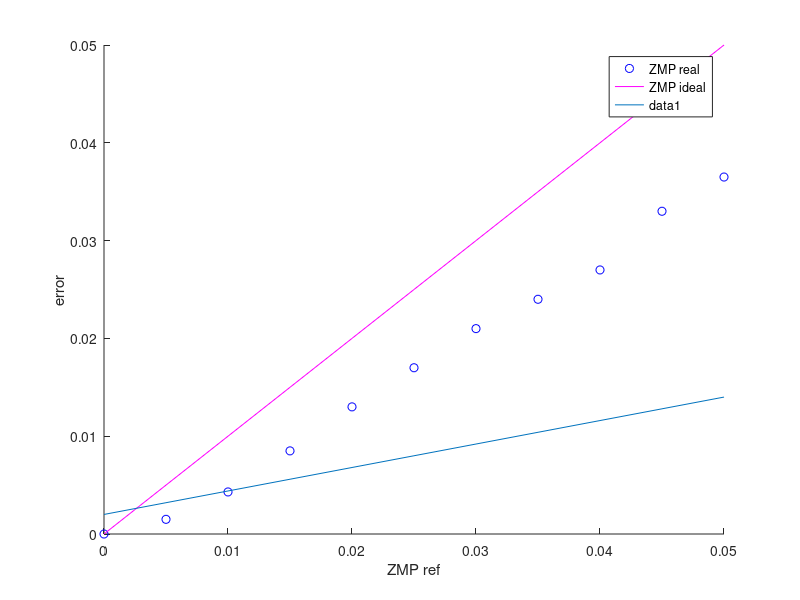
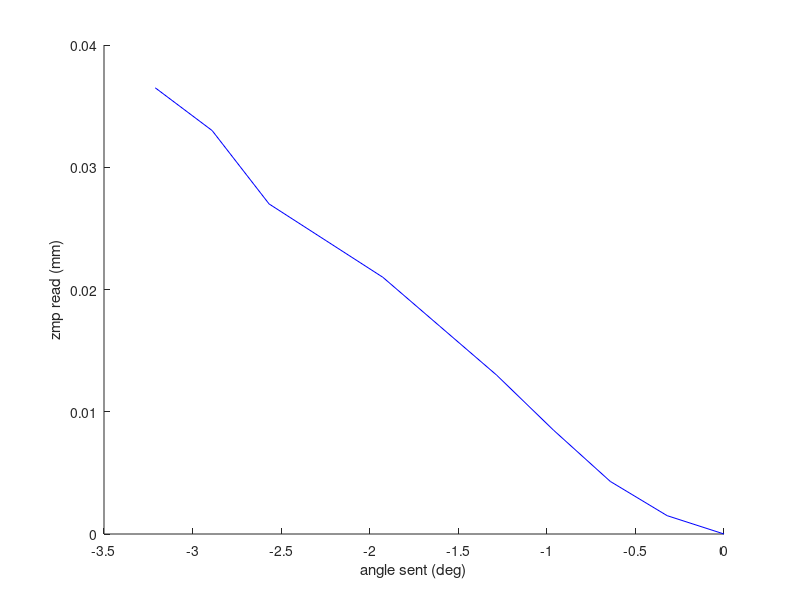
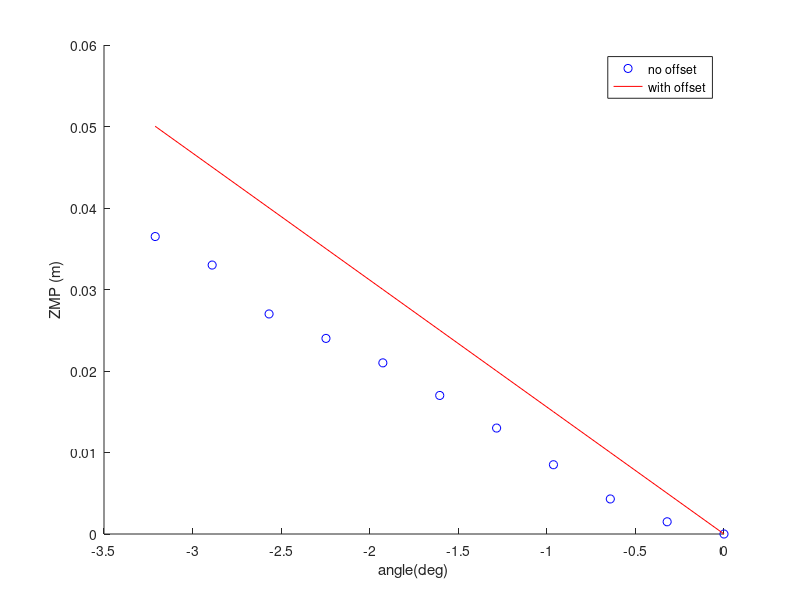
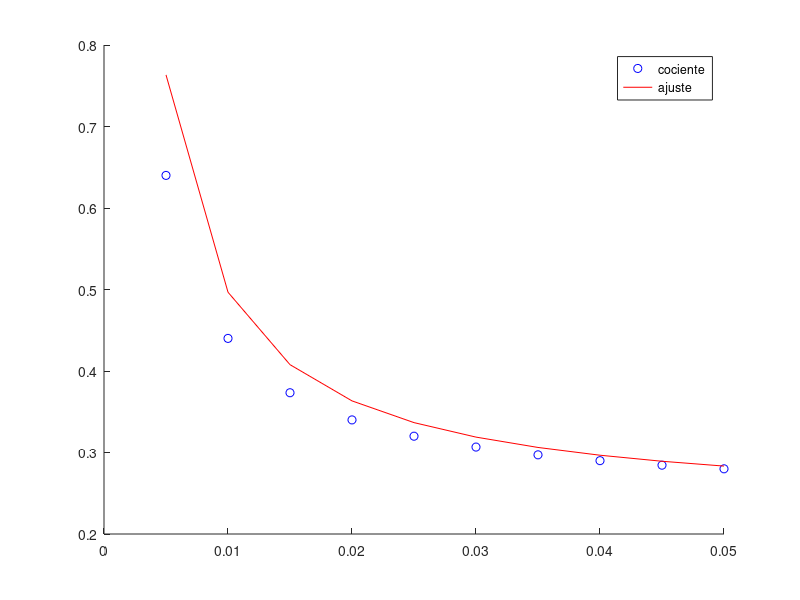

MATLAB code for these plots, in order: (Note: this script raises an error after producing the figures.)
% Data (measures in metres)
zmptest1 = [0 0.0015 0.0043 0.0085 0.013 0.017 0.021 0.024 0.027 0.033 0.0365];
ref = [0 0.005 0.01 0.015 0.02 0.025 0.03 0.035 0.04 0.045 0.05];
angle = -asin(zmptest1 / 0.8927) *180/pi;
angle_ref = -asin(ref / 0.8927) *180/pi;
zmp_ideal =  ref;

% Relation between the ZMP commanded and the ZMP obtained from sensors
figure; hold on;
plot(ref, zmptest1 ,'bo');
plot(ref, zmp_ideal, 'm');
xlabel('ZMP referencia');
ylabel('ZMP F/T');
legend('ZMP real', 'ZMP ideal')

% Lines above have a linear error increment
%figure;
error =  ref - (0.76*ref-0.002);
plot(ref, error)
xlabel('ZMP ref')
ylabel('error')

% Relation between angle commanded (ZMP/L)*180/pi and ZMP read
figure; hold on;
%plot(angle_ref, ref, 'r');
plot(angle_ref, zmptest1, 'b')
xlabel('angle sent (deg)');
ylabel('zmp read (mm)');


%Comparation angle-ZMP
figure; hold on;
plot(angle_ref, zmptest1,'bo');
zmp1 = -0.01558 * angle_ref;
plot(angle_ref, zmp1,'r')
xlabel('angle(deg)');
ylabel('ZMP (m)');
legend('no offset', 'with offset');


%Aproximacion a 1/x
cociente = error ./ ref;
y = (0.004 ./ (1.5*ref)) + 0.23 ;
figure; hold on
plot(ref, cociente,'bo');
plot(ref, y,'r-');
legend('cociente', 'ajuste');
gtext('y = (0.004/(1.5*ref)) + 0.23')
xlabel('ref');
ylabel('error/ref');

ref = 0.02;
theta = (ref/0.0156) + (0.004/(1.5*ref)+0.23)*ref/0.0156


%Aproximacion a exponencial y = c*e^ax
cociente = error ./ ref;
p = polyfit(ref,log(cociente),1);
a = p(1);
c = exp(p(2));
fprintf('exponente a= %2.3f\n',a);
fprintf('coeficiente c = %3.3f\n',c);

y =  c * exp(a*ref);

y2 =  c * exp(-100*ref)+0.28;

plot(ref,y,'r',ref,y2,'g',ref, cociente, 'bo')
xlabel('ref');
ylabel('error/ref');
legend('y = 0.51 * e^-14.792*ref', 'y = (0.51 * e^-100*ref )+0.28' )

ref = 0.07;
o = -((ref/0.0135) + ((0.5186*exp(-100*ref))))

ref= 0.01;
o = -(ref/0.0156) - ((0.5186*exp(-14.79*ref)-12*ref))

% Comparation between angle error and zmp error.
error =  ref - (0.76*ref-0.002);
angle_error = +(0.76*ref-0.002)/0.0156;

plot(error, angle_error, 'bo')
xlabel('zmp')
ylabel('|theta|');

%% 7/06/2016
clear;
zmp_ref = [0:0.005:0.1];
angle = zmp_ref/0.0135;
zmptest1 = [0 0.0032 0.0075 0.0115 0.0152 0.0202 0.0247 0.0327 0.037 0.043 ...
    0.0525 0.0575 0.0637 0.071 0.0765 0.0833 0.09 0.102 0.105 0.1185 0.1205];
zmp_ideal = zmp_ref;

% Second order fitting to zmp data
p1 = polyfit(zmp_ref, zmptest1, 2);
zmp_linearized = p1(1)*zmp_ref.^2 + p1(2)*zmp_ref + p1(3); 

% Second order fitting to error
error = zmp_ref - zmp_linearized;
p2 = polyfit(zmp_ref, error, 2);
error_line = p2(1)*zmp_ref.^2 + p2(2)*zmp_ref + p2(3); 

% Angle that has to be commanded instead of the angle above
angle2 = angle + (p2(1)*zmp_ref.^2 + p2(2)*zmp_ref)/0.0135
angle3 = angle + (p2(1)*zmp_ref.^2 + 0.25*zmp_ref)/0.0135
 
figure; hold on; box on; grid on;
plot(zmp_ref, zmp_ideal, 'k', zmp_ref, zmptest1, 'bo');
plot(zmp_ref, zmp_linearized, 'r');
plot(zmp_ref, error,'g')
title('Comparation real ZMP - ideal ZMP when angle = ZMP / 0.0135')
xlabel('Reference ZMP [mm]')
ylabel('[mm]')
legend('Ideal ZMP', 'ZMP F/T','linearized ZMP F/T','error')
text(0.01,-0.02,['ZMP = ',num2str(p1(1)),'*ZMP_{ref}^2 +',num2str(p1(2)), ...
    '*ZMP_{ref} +', num2str(p1(3))])
text(0.01,-0.03,['error = ',num2str(p2(1)),'*ZMP_{ref}^2 +',num2str(p2(2)), ...
    '*ZMP_{ref} +', num2str(p2(3))])



%% 8/06/2016
% test with the cuadratic relation

zmp_ref = [0 0.01 0.02 0.03 0.04 0.05 0.06 0.07 0.08 0.09 0.1];
% For test 1 angle = -(zmp_ref -4.3948*zmp_ref.^2 + 0.19(2)*zmp_ref))/0.0135
zmptest1 = [0 0.0085 0.018 0.029 0.038 0.0475 0.055 0.07 0.076 0.089 0.085];
% For test 2 angle = -(zmp_ref -4.3948*zmp_ref.^2 + 0.25*zmp_ref))/0.0135
zmptest2 = [0 0.0115 0.021 0.0317 0.0387 0.051 0.062 0.0715 0.079 0.091 0.095];
zmp_ideal = zmp_ref;

figure; hold on; box on; grid on;
plot(zmp_ref, zmp_ideal, 'k', zmp_ref, zmptest1, 'bo', zmp_ref, zmptest2, 'mo');
title('ZMP read (added cuadratic error)')
xlabel('Reference ZMP [mm]')
ylabel('ZMP read [mm]')
legend('ideal', 'test1','test2')